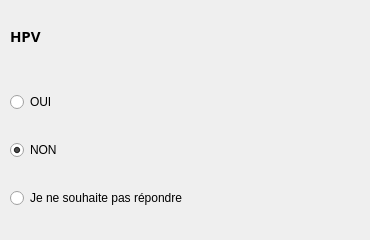
                           <widget class="QWidget" name="widget_124" native="true">
                            <widget class="QLabel" name="label_96">
                             <property name="geometry">
                              <rect>
                               <x>10</x>
                               <y>10</y>
                               <width>351</width>
                               <height>51</height>
                              </rect>
                             </property>
                             <property name="font">
                              <font>
                               <family>Noto Sans</family>
                               <pointsize>11</pointsize>
                               <weight>75</weight>
                               <bold>true</bold>
                              </font>
                             </property>
                             <property name="text">
                              <string>HPV</string>
                             </property>
                            </widget>
                            <widget class="QWidget" name="widget_125" native="true">
                             <property name="geometry">
                              <rect>
                               <x>10</x>
                               <y>70</y>
                               <width>351</width>
                               <height>161</height>
                              </rect>
                             </property>
                             <layout class="QVBoxLayout" name="verticalLayout_93">
                              <item>
                               <widget class="QRadioButton" name="radioButton_172">
                                <property name="text">
                                 <string>OUI</string>
                                </property>
                               </widget>
                              </item>
                              <item>
                               <widget class="QRadioButton" name="radioButton_173">
                                <property name="text">
                                 <string>NON</string>
                                </property>
                                <property name="checked">
                                 <bool>true</bool>
                                </property>
                               </widget>
                              </item>
                              <item>
                               <widget class="QRadioButton" name="radioButton_174">
                                <property name="text">
                                 <string>Je ne souhaite pas répondre</string>
                                </property>
                               </widget>
                              </item>
                             </layout>
                            </widget>
                           </widget>
